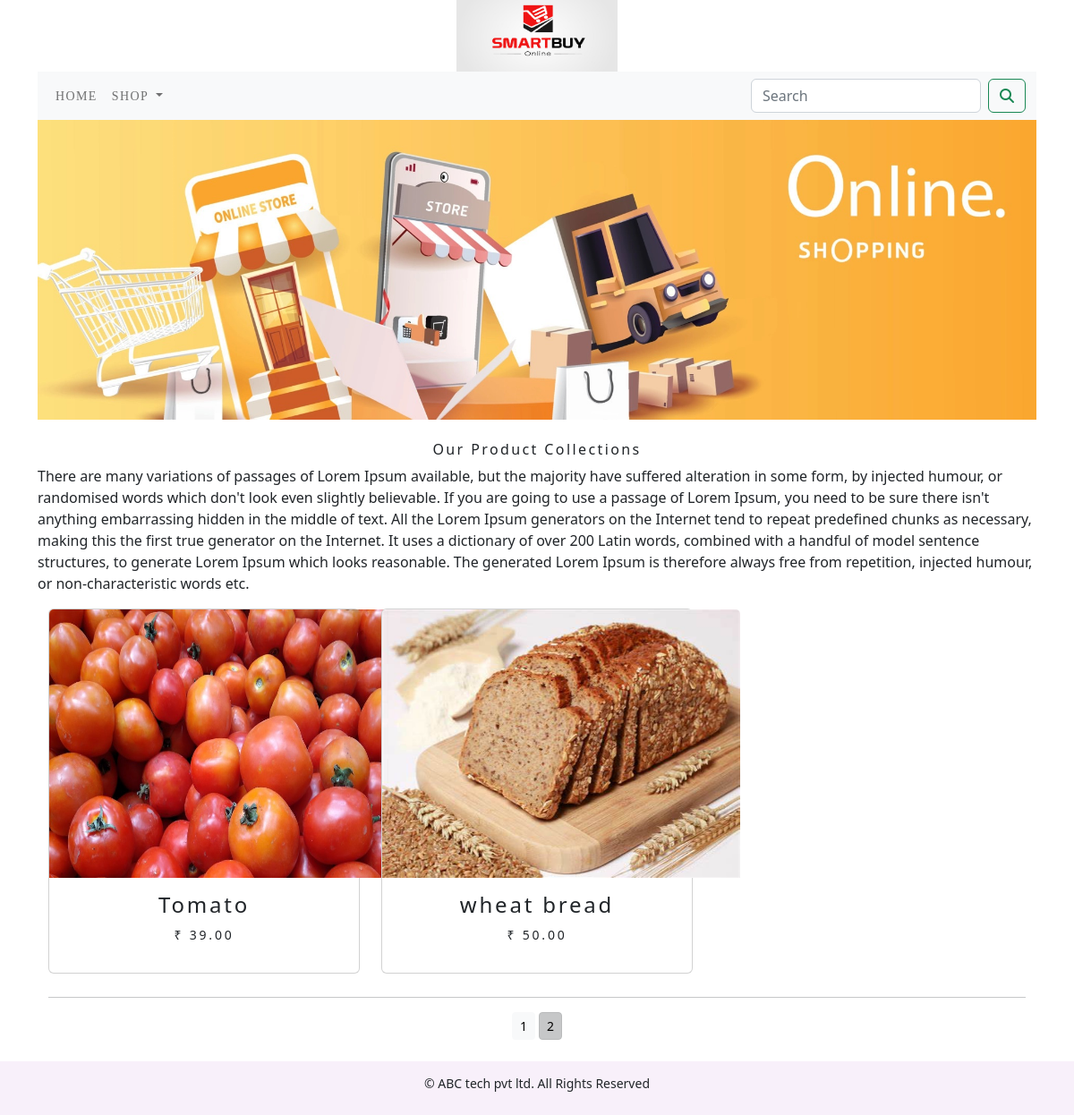
Screenshot of /shop/?page=2 with the database file from the repository.
### shop/models.py (models this page shows, shortened)
class Product(models.Model):
    name = models.CharField(max_length=250, unique=True)
    slug = models.SlugField(max_length=250, unique=True)
    description = models.TextField(blank=True)
    price = models.DecimalField(max_digits=10, decimal_places=2)
    category = models.ForeignKey(Category, on_delete=models.CASCADE)
    image = models.ImageField(upload_to='product', blank=True)
    stock = models.IntegerField()
    available = models.BooleanField(default=True)
    created = models.DateTimeField(auto_now_add=True)
    updated = models.DateTimeField(auto_now=True)
    def get_url(self):
        return reverse('shop:products_category_detail',args=[self.category.slug,self.slug])
    class Meta:
        ordering = ('name',)
        verbose_name = 'product'
        verbose_name_plural = 'products'

### shop/views.py (the view)
# urls.py: path('', views.AllprodCat, name='AllprodCat'),
def AllprodCat(request, c_slug=None):
    c_page = None
    products_list = None
    if c_slug is not None:
        c_page = get_object_or_404(Category, slug=c_slug)
        products_list = Product.objects.all().filter(category=c_page, available=True)
    else:
        products_list = Product.objects.all().filter(available=True)
    paginator = Paginator(products_list, 6)
    try:
        page = int(request.GET.get('page', '1'))
    except:
        page = 1
    try:
        products=paginator.page(page)
    except (EmptyPage, InvalidPage):
        products = paginator.page(paginator.num_pages)
    return render(request, "category.html", {'category': c_page, 'products': products})

### cart/context_processors.py (called while the page is built)
def counter(request):
    item_count = 0
    if 'admin' in request.path:
        return {}
    else:
        try:
            cart = Cart.objects.filter(cart_id= _cart_id(request))
            cart_items=CartItem.objects.all().filter(cart=cart[:1])
            for cart_item in cart_items:
                item_count += cart_item.quantity
        except Cart.DoesNotExist:
            item_count = 0
        return dict(item_count=item_count)

### cart/views.py (called while the page is built)
def _cart_id(request):
    cart = request.session.session_key
    if not cart:
        cart = request.session.create()
    return cart

### shop/context_processors.py (called while the page is built)
def menu_links(request):
    links = Category.objects.all()
    return dict(links=links)

### shop/models.py (called while the page is built)
    def get_url(self):
        return reverse('shop:products_by_category', args=[self.slug])

### templates/category.html (shortened to what this page needs)
{% extends 'base.html' %}
{% load static %}
{% block content %}
        </div>
        <div class="container">
            {% if category %}
            <img class="my_image" src="{{category.image.url}}" alt="{{category.name}}" width="500px" height="300px">
            </div>
                <br>
            <div>
                <h1 class="text-center my_title">{{category.name}}</h1>
                <p class="text-justify">{{category.description}}</p>
            </div>
            {% else %}
            <div>
                <img class="my_image my_image_padding" src="{% static 'img/banner.jpg' %}" alt="our products" width="100%" height="300px">
            </div>
                <br>
            <div>
                <h1 class="text-center my_title">Our Product Collections</h1>
                <p class="text-justify">There are many variations of passages of Lorem Ipsum available, but the majority have suffered alteration in some form, by injected humour, or randomised words which don't look even slightly believable. If you are going to use a passage of Lorem Ipsum, you need to be sure there isn't anything embarrassing hidden in the middle of text. All the Lorem Ipsum generators on the Internet tend to repeat predefined chunks as necessary, making this the first true generator on the Internet. It uses a dictionary of over 200 Latin words, combined with a handful of model sentence structures, to generate Lorem Ipsum which looks reasonable. The generated Lorem Ipsum is therefore always free from repetition, injected humour, or non-characteristic words etc.</p>
            </div>
            {% endif %}
<div class="container">
    <div class="row">
        {% for product in products.object_list %}
        <div class="my_bottom_margin col-9 col-sm-12 col-md-4 col-lg-4">
            <div class="card text-center" style="min-width:18rem;">
                <a href="{{product.get_url}}"><img class="card-img-top my_image" src="{{product.image.url}}" alt="{{product.name}}" style="height:300px; width:400px;"></a>
            <div class="card-body">
            <h4>{{product.name}}</h4>
            <p>₹ {{product.price}}</p>
        </div>
        </div>
    </div>
        {% endfor %}
    </div>
    <div class="mx_auto">
        {% if products.paginator.num_pages > 1 %}
        <hr>
        <div class="text-center">
            {% for pg in products.paginator.page_range %}
            <a href="?page={{pg}}" class="btn btn-light btn-sm {% if products.number == pg %} active {% endif %}">{{pg}}</a>
            {% endfor %}
        </div>
        {% endif %}
    </div>
    <br>
    </div>
{% endblock %}

### static/css/custom.css (style rules this page uses)
body { font-family: 'Lato', sans-serif; }
.my_image { width:100%; height:auto; }
.my_title { font-size:16px; text_transform:uppercase; letter-spacing:0.15em; }
.my_bottom_margin { margin-bottom:10px; }
.card-body { font-size:14px; text_transform:uppercase; letter-spacing:0.2em; }

### rows the page displays
Product: image (picture), name "Tomato", price "39.00"
Product: image (picture), name "wheat bread", price "50.00"

### other values shown
{{ pg }} "1" "2"
